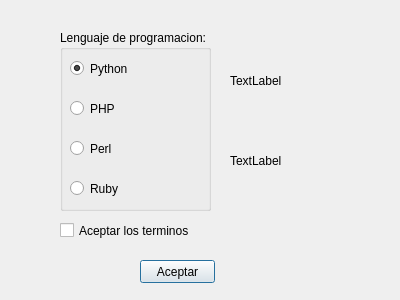
<?xml version="1.0" encoding="UTF-8"?>
<ui version="4.0">
 <class>Ruby</class>
 <widget class="QDialog" name="Ruby">
  <property name="geometry">
   <rect>
    <x>0</x>
    <y>0</y>
    <width>400</width>
    <height>300</height>
   </rect>
  </property>
  <property name="windowTitle">
   <string>Dialog</string>
  </property>
  <widget class="QGroupBox" name="groupBox">
   <property name="geometry">
    <rect>
     <x>60</x>
     <y>30</y>
     <width>151</width>
     <height>181</height>
    </rect>
   </property>
   <property name="title">
    <string>Lenguaje de programacion:</string>
   </property>
   <widget class="QRadioButton" name="python">
    <property name="geometry">
     <rect>
      <x>10</x>
      <y>30</y>
      <width>82</width>
      <height>17</height>
     </rect>
    </property>
    <property name="text">
     <string>Python</string>
    </property>
    <property name="checked">
     <bool>true</bool>
    </property>
   </widget>
   <widget class="QRadioButton" name="PHP">
    <property name="geometry">
     <rect>
      <x>10</x>
      <y>70</y>
      <width>82</width>
      <height>17</height>
     </rect>
    </property>
    <property name="text">
     <string>PHP</string>
    </property>
   </widget>
   <widget class="QRadioButton" name="perl">
    <property name="geometry">
     <rect>
      <x>10</x>
      <y>110</y>
      <width>82</width>
      <height>17</height>
     </rect>
    </property>
    <property name="text">
     <string>Perl</string>
    </property>
   </widget>
   <widget class="QRadioButton" name="ruby">
    <property name="geometry">
     <rect>
      <x>10</x>
      <y>150</y>
      <width>82</width>
      <height>17</height>
     </rect>
    </property>
    <property name="text">
     <string>Ruby</string>
    </property>
   </widget>
  </widget>
  <widget class="QCheckBox" name="terminos">
   <property name="geometry">
    <rect>
     <x>60</x>
     <y>220</y>
     <width>141</width>
     <height>21</height>
    </rect>
   </property>
   <property name="text">
    <string>Aceptar los terminos</string>
   </property>
  </widget>
  <widget class="QPushButton" name="boton">
   <property name="geometry">
    <rect>
     <x>140</x>
     <y>260</y>
     <width>75</width>
     <height>23</height>
    </rect>
   </property>
   <property name="text">
    <string>Aceptar</string>
   </property>
  </widget>
  <widget class="QLabel" name="labelLenguaje">
   <property name="geometry">
    <rect>
     <x>230</x>
     <y>40</y>
     <width>151</width>
     <height>81</height>
    </rect>
   </property>
   <property name="text">
    <string>TextLabel</string>
   </property>
  </widget>
  <widget class="QLabel" name="labelTerminos">
   <property name="geometry">
    <rect>
     <x>230</x>
     <y>140</y>
     <width>111</width>
     <height>41</height>
    </rect>
   </property>
   <property name="text">
    <string>TextLabel</string>
   </property>
  </widget>
 </widget>
 <resources/>
 <connections/>
</ui>
